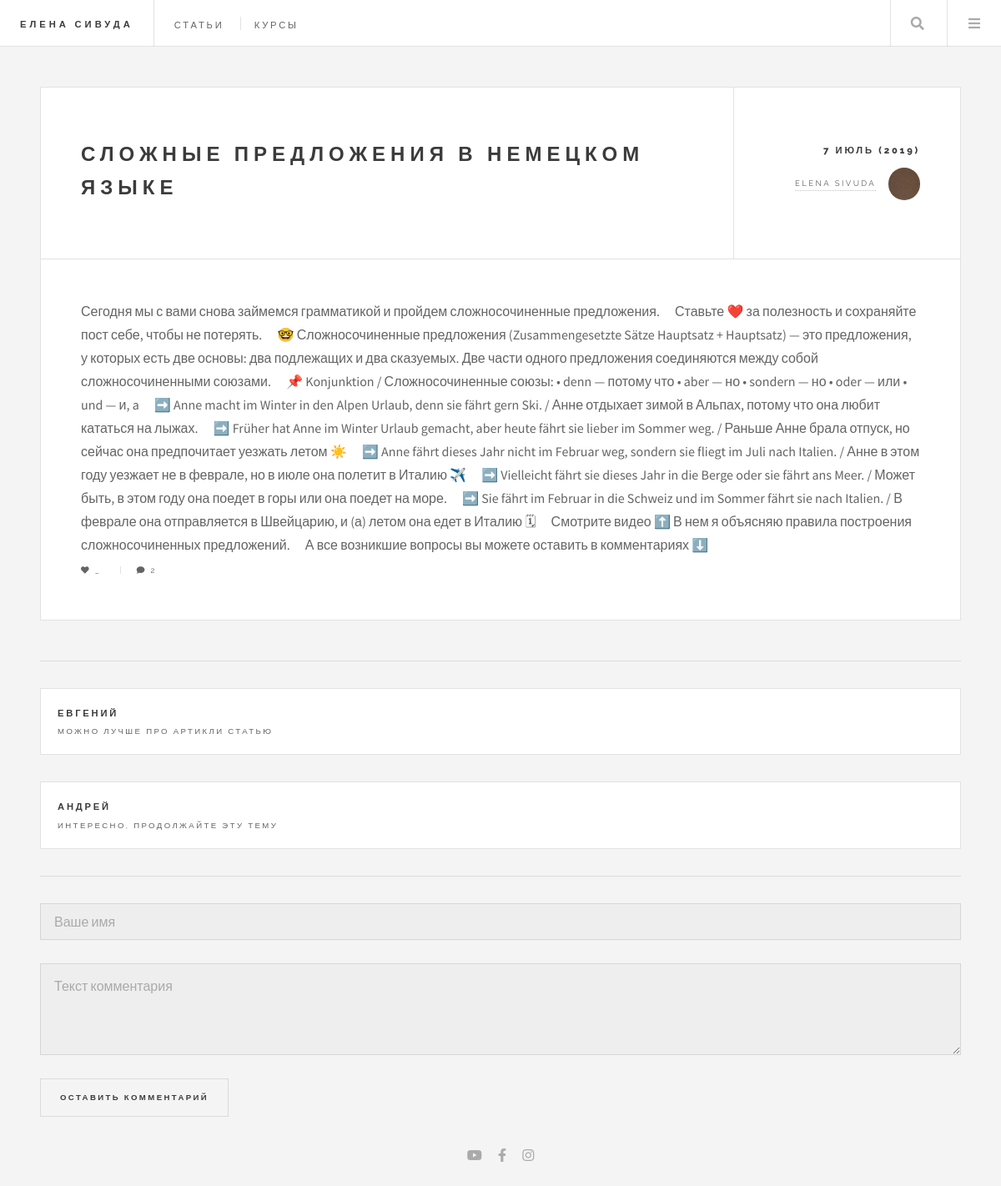
/articles/1/, run on the app's committed database.
### articles/models.py (models this page shows, shortened)
class Article(models.Model):
    article_title = models.CharField('Article name', max_length=250)  # VARCHAR
    author_name = models.CharField('Article author', max_length=100, default='Elena Sivuda')
    article_text = models.TextField('Main text')  # LongCHAR
    pub_date = models.DateTimeField('Publication date')
    class Meta:
        verbose_name = 'Статья'
        verbose_name_plural = 'Статьи'

class Comment(models.Model):
    article = models.ForeignKey(Article, on_delete=models.CASCADE)  # Связь с статьей, при удалении все снести
    author_name = models.CharField('Commentator name', max_length=100)
    comment_text = models.CharField('Comment text', max_length=300)
    class Meta:
        verbose_name = 'Комментарий'
        verbose_name_plural = 'Комментарии'

### articles/views.py (the view)
# urls.py: path('<int:article_id>/', views.detail, name='detail'),
def detail(request, article_id):
    try:
        a = Article.objects.get(id=article_id)
    except:
        raise Http404("Статья не найдена!")
    latest_comments_list = a.comment_set.order_by('-id')[:10]
    comments_count = a.comment_set.all().count
    return render(request, 'articles/detail.html', {'article': a, 'latest_comments_list': latest_comments_list , 'comments_count':comments_count})

### deutsch_blog/templates/articles/detail.html (shortened to what this page needs)
{% extends 'single.html' %}
{% block content %}
<div id="main">
    <article class="post">
        <header>
            <div class="title">
                <h2><a href="#">{{article.article_title}}</a></h2>
            </div>
            <div class="meta">
                <time class="published" datetime="2015-11-01">{{article.pub_date|date:"j F (Y)"}}</time>
                <a href="#" class="author"><span class="name">{{article.author_name}}</span><img src="images/avatar.jpg" alt="" /></a>
            </div>
        </header>
        {{article.article_text}}
        <footer>
            <ul class="stats">
                <li class="icon solid fa-heart"> _</li>
                <li class="icon solid fa-comment"> {{comments_count}}</li>
            </ul>
        </footer>
    </article>
</div>
<hr>
{% if latest_comments_list %}
{% for comment in latest_comments_list %}
<article class="mini-post">
    <header>
        <h3>{{comment.author_name}}</h3>
        <text class="published">{{comment.comment_text}}</text>
    </header>
</article>
{% endfor %}
{% else %}
Комментариев нет
{% endif %}
<hr>
<form action="{% url 'articles:leave_comment' article.id %}" method="post">
    <input type="text" required placeholder="Ваше имя" name="name"><br/>
    <textarea name="text" required placeholder="Текст комментария" cols="40" rows="3"></textarea><br/>
    <button type="submit">Оставить комментарий</button>
</form>
{% endblock %}

### data on the page
Article: article_title "СЛОЖНЫЕ ПРЕДЛОЖЕНИЯ В НЕМЕЦКОМ ЯЗЫКЕ", pub_date "7 ИЮЛЬ (2019)", author_name "ELENA SIVUDA", article_text "Сегодня мы с вами снова займемся грамматикой и пройдем сложносочиненные предложения. ⠀ Ставьте ❤️ за полезность и сохраняйте пост себе, чтобы не потерять. ⠀ 🤓 Сложносочиненные предложения (Zusammengesetzte Sätze Hauptsatz + Hauptsatz) — это предложения, у которых есть две основы: два подлежащих и два сказуемых. Две части одного предложения соединяются между собой сложносочиненными союзами. ⠀ 📌 Konjunktion / Сложносочиненные союзы: • denn — потому что • aber — но • sondern — но • oder — или • und — и, a ⠀ ➡️ Anne macht im Winter in den Alpen Urlaub, denn sie fährt gern Ski. / Анне отдыхает зимой в Альпах, потому что она любит кататься на лыжах. ⠀ ➡️ Früher hat Anne im Winter Urlaub gemacht,…", id "2"
Comment: author_name "ЕВГЕНИЙ", comment_text "МОЖНО ЛУЧШЕ ПРО АРТИКЛИ СТАТЬЮ"
Comment: author_name "АНДРЕЙ", comment_text "ИНТЕРЕСНО, ПРОДОЛЖАЙТЕ ЭТУ ТЕМУ"
